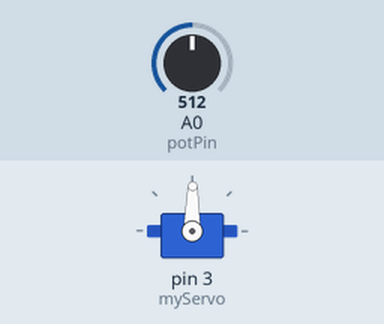
This sketch was run on a simulated Arduino Uno, built with avr-gcc and run on an emulated ATmega328P. On the bench: servo. The inputs (shaded band) are chosen by the test bench; at power-on: A0 (potPin) = 512. What the sketch prints to the serial monitor is not drawn.

Above: at 1.2 s.
1.3 s: A0 (potPin) set to 564
At 2.2 s:
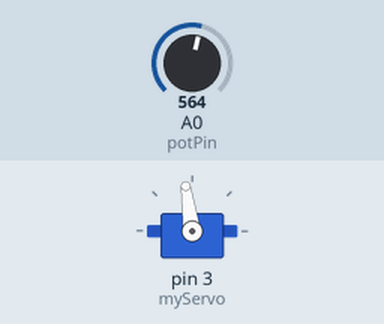
3.3 s: A0 (potPin) set to 586
At 3.6 s:
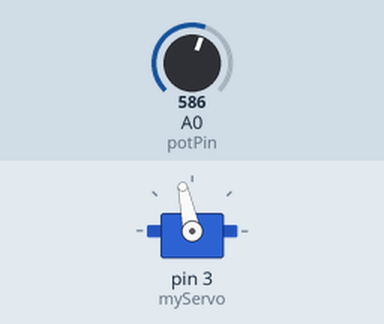
4.8 s: A0 (potPin) set to 306
At 6.0 s:
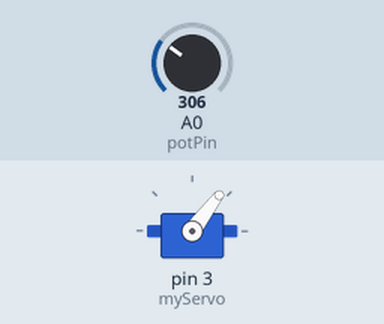
6.3 s: A0 (potPin) set to 108
At 7.3 s:
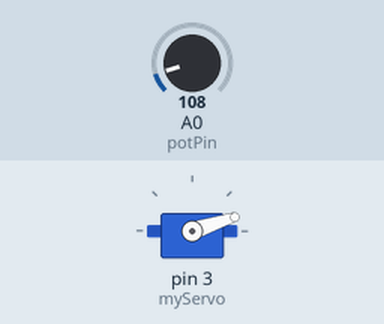
7.8 s: A0 (potPin) set to 92
At 8.3 s:
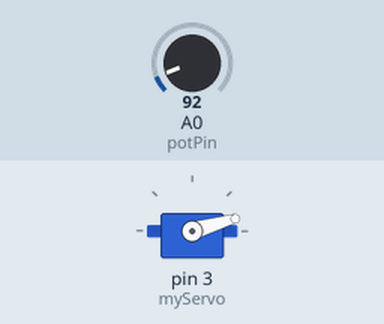
9.6 s: A0 (potPin) set to 122
At 10.7 s:
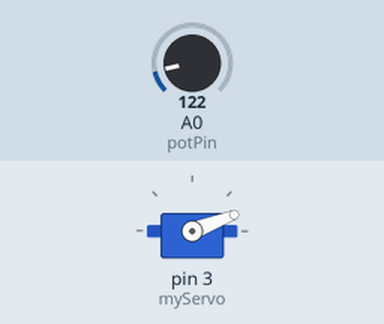
Timing chart, 0 to 12.1 s (numbered marks = the images above; inputs shaded):
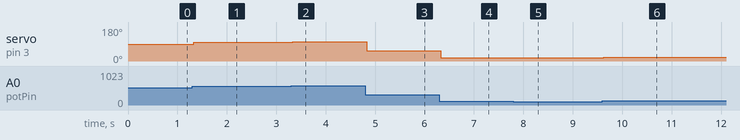

The sketch:

servoMotor.ino
```cpp
#include <Servo.h>

Servo myServo;

int const potPin = A0;
int potValue;
int angle;

void setup(){
  myServo.attach(3);
  Serial.begin(9600);

}

void loop(){
  potValue = analogRead(potPin);
  Serial.print("potValue: ");
  Serial.print(potValue);

  angle = map(potValue, 0, 1023, 0, 179);
  Serial.print(", angle: ");
  Serial.print(angle);

  myServo.write(angle);
  delay(15);


}
```

Measured:
- after the input at 1.3 s, servo on pin 3 (myServo): 89° → 98° at once
- after the input at 3.3 s, servo on pin 3 (myServo): 98° → 102° at once
- after the input at 4.8 s, servo on pin 3 (myServo): 102° → 53° at once
- after the input at 6.3 s, servo on pin 3 (myServo): 53° → 18° at once
- after the input at 7.8 s, servo on pin 3 (myServo): 18° → 16° at once
- after the input at 9.6 s, servo on pin 3 (myServo): 16° → 21° at once
